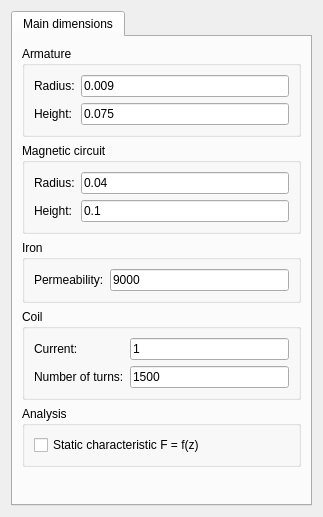
<?xml version="1.0" encoding="UTF-8"?>
<ui version="4.0">
 <class>Form</class>
 <widget class="QWidget" name="Form">
  <property name="geometry">
   <rect>
    <x>0</x>
    <y>0</y>
    <width>323</width>
    <height>517</height>
   </rect>
  </property>
  <property name="windowTitle">
   <string>Form</string>
  </property>
  <layout class="QVBoxLayout" name="verticalLayout">
   <item>
    <widget class="QTabWidget" name="tabWidget">
     <property name="currentIndex">
      <number>0</number>
     </property>
     <widget class="QWidget" name="tabDimensions">
      <attribute name="title">
       <string>Main dimensions</string>
      </attribute>
      <layout class="QVBoxLayout" name="verticalLayout_2">
       <item>
        <widget class="QGroupBox" name="groupBox">
         <property name="title">
          <string>Armature</string>
         </property>
         <layout class="QHBoxLayout" name="horizontalLayout">
          <item>
           <layout class="QGridLayout" name="gridLayout">
            <item row="0" column="0">
             <widget class="QLabel" name="label">
              <property name="text">
               <string>Radius:</string>
              </property>
             </widget>
            </item>
            <item row="1" column="1">
             <widget class="QLineEdit" name="txtArmatureHeight">
              <property name="accessibleName">
               <string/>
              </property>
              <property name="text">
               <string>0.075</string>
              </property>
              <property name="dataType" stdset="0">
               <string>double</string>
              </property>
             </widget>
            </item>
            <item row="1" column="0">
             <widget class="QLabel" name="label_2">
              <property name="text">
               <string>Height:</string>
              </property>
             </widget>
            </item>
            <item row="0" column="1">
             <widget class="QLineEdit" name="txtArmatureRadius">
              <property name="text">
               <string>0.009</string>
              </property>
              <property name="dataType" stdset="0">
               <string>double</string>
              </property>
             </widget>
            </item>
           </layout>
          </item>
         </layout>
        </widget>
       </item>
       <item>
        <widget class="QGroupBox" name="groupBox_2">
         <property name="title">
          <string>Magnetic circuit</string>
         </property>
         <layout class="QHBoxLayout" name="horizontalLayout_2">
          <item>
           <layout class="QGridLayout" name="gridLayout_2">
            <item row="0" column="1">
             <widget class="QLineEdit" name="txtCircuitRadius">
              <property name="accessibleName">
               <string/>
              </property>
              <property name="text">
               <string>0.04</string>
              </property>
              <property name="dataType" stdset="0">
               <string>double</string>
              </property>
             </widget>
            </item>
            <item row="0" column="0">
             <widget class="QLabel" name="label_4">
              <property name="text">
               <string>Radius:</string>
              </property>
             </widget>
            </item>
            <item row="1" column="0">
             <widget class="QLabel" name="label_5">
              <property name="text">
               <string>Height:</string>
              </property>
             </widget>
            </item>
            <item row="1" column="1">
             <widget class="QLineEdit" name="txtCircuitHeight">
              <property name="accessibleName">
               <string/>
              </property>
              <property name="text">
               <string>0.1</string>
              </property>
              <property name="dataType" stdset="0">
               <string>int</string>
              </property>
             </widget>
            </item>
           </layout>
          </item>
         </layout>
        </widget>
       </item>
       <item>
        <widget class="QGroupBox" name="groupBox_3">
         <property name="title">
          <string>Iron</string>
         </property>
         <layout class="QHBoxLayout" name="horizontalLayout_3">
          <item>
           <layout class="QGridLayout" name="gridLayout_3">
            <item row="2" column="0">
             <widget class="QLabel" name="label_6">
              <property name="text">
               <string>Permeability:</string>
              </property>
             </widget>
            </item>
            <item row="2" column="1">
             <widget class="QLineEdit" name="txtIronPermeability">
              <property name="text">
               <string>9000</string>
              </property>
              <property name="dataType" stdset="0">
               <string>double</string>
              </property>
             </widget>
            </item>
           </layout>
          </item>
         </layout>
        </widget>
       </item>
       <item>
        <widget class="QGroupBox" name="groupBox_5">
         <property name="title">
          <string>Coil</string>
         </property>
         <layout class="QHBoxLayout" name="horizontalLayout_7">
          <item>
           <layout class="QGridLayout" name="gridLayout_5">
            <item row="0" column="0">
             <widget class="QLabel" name="label_3">
              <property name="text">
               <string>Current:</string>
              </property>
             </widget>
            </item>
            <item row="1" column="0">
             <widget class="QLabel" name="label_7">
              <property name="text">
               <string>Number of turns:</string>
              </property>
             </widget>
            </item>
            <item row="1" column="1">
             <widget class="QLineEdit" name="txtCoilNumberOfTurns">
              <property name="text">
               <string>1500</string>
              </property>
              <property name="dataType" stdset="0">
               <string>int</string>
              </property>
             </widget>
            </item>
            <item row="0" column="1">
             <widget class="QLineEdit" name="txtCoilCurrent">
              <property name="text">
               <string>1</string>
              </property>
              <property name="dataType" stdset="0">
               <string>double</string>
              </property>
             </widget>
            </item>
           </layout>
          </item>
         </layout>
        </widget>
       </item>
       <item>
        <widget class="QGroupBox" name="groupBox_4">
         <property name="title">
          <string>Analysis</string>
         </property>
         <layout class="QGridLayout" name="gridLayout_4">
          <item row="0" column="0">
           <widget class="QCheckBox" name="chkStaticCharacteristic">
            <property name="text">
             <string>Static characteristic F = f(z)</string>
            </property>
           </widget>
          </item>
         </layout>
        </widget>
       </item>
       <item>
        <spacer name="verticalSpacer">
         <property name="orientation">
          <enum>Qt::Vertical</enum>
         </property>
         <property name="sizeHint" stdset="0">
          <size>
           <width>20</width>
           <height>40</height>
          </size>
         </property>
        </spacer>
       </item>
      </layout>
     </widget>
    </widget>
   </item>
  </layout>
 </widget>
 <tabstops>
  <tabstop>txtArmatureRadius</tabstop>
  <tabstop>txtArmatureHeight</tabstop>
  <tabstop>txtCircuitRadius</tabstop>
  <tabstop>txtCircuitHeight</tabstop>
  <tabstop>txtIronPermeability</tabstop>
 </tabstops>
 <resources/>
 <connections/>
</ui>
